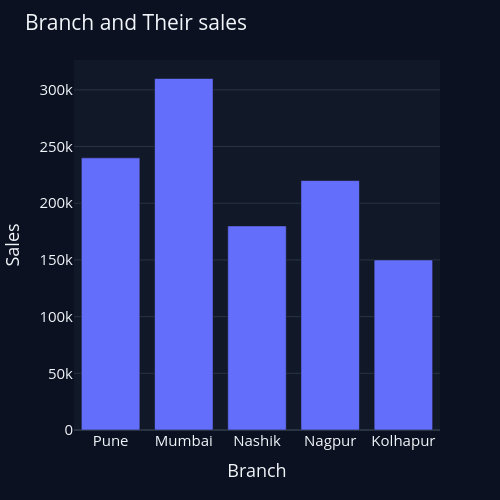

The cell this chart's notebook holds for it:
### Code cell
df1 = pd.DataFrame({
    "Branch": ["Pune", "Mumbai", "Nashik", "Nagpur", "Kolhapur"],
    "Sales": [240000, 310000, 180000, 220000, 150000]
})

fig = go.Figure()

fig.add_trace(
    go.Bar(
        x=df1["Branch"],
        y=df1["Sales"],
    )
    
)

fig.update_layout(
    title="Branch and Their sales",
    width=500,
    height=500,
    xaxis_title="Branch",
    yaxis_title="Sales",
    margin=dict(l=50,r=60,t=60,b=70),
    template="plotly_dark",
    font=dict(size=15),
    plot_bgcolor="#111827",
    paper_bgcolor="#0B1120",
    hovermode="x unified"

)

fig.show()

### Figure 1 — Plotly figure (JSON) as saved in the notebook; plotly's stock layout.template omitted (floating-point values rounded to 4 significant figures)
{"data": [{"type": "bar", "x": ["Pune", "Mumbai", "Nashik", "Nagpur", "Kolhapur"], "y": [240000, 310000, 180000, 220000, 150000]}], "layout": {"font": {"size": 15}, "height": 500, "hovermode": "x unified", "margin": {"b": 70, "l": 50, "r": 60, "t": 60}, "paper_bgcolor": "#0B1120", "plot_bgcolor": "#111827", "title": {"text": "Branch and Their sales"}, "width": 500, "xaxis": {"title": {"text": "Branch"}}, "yaxis": {"title": {"text": "Sales"}}}}
